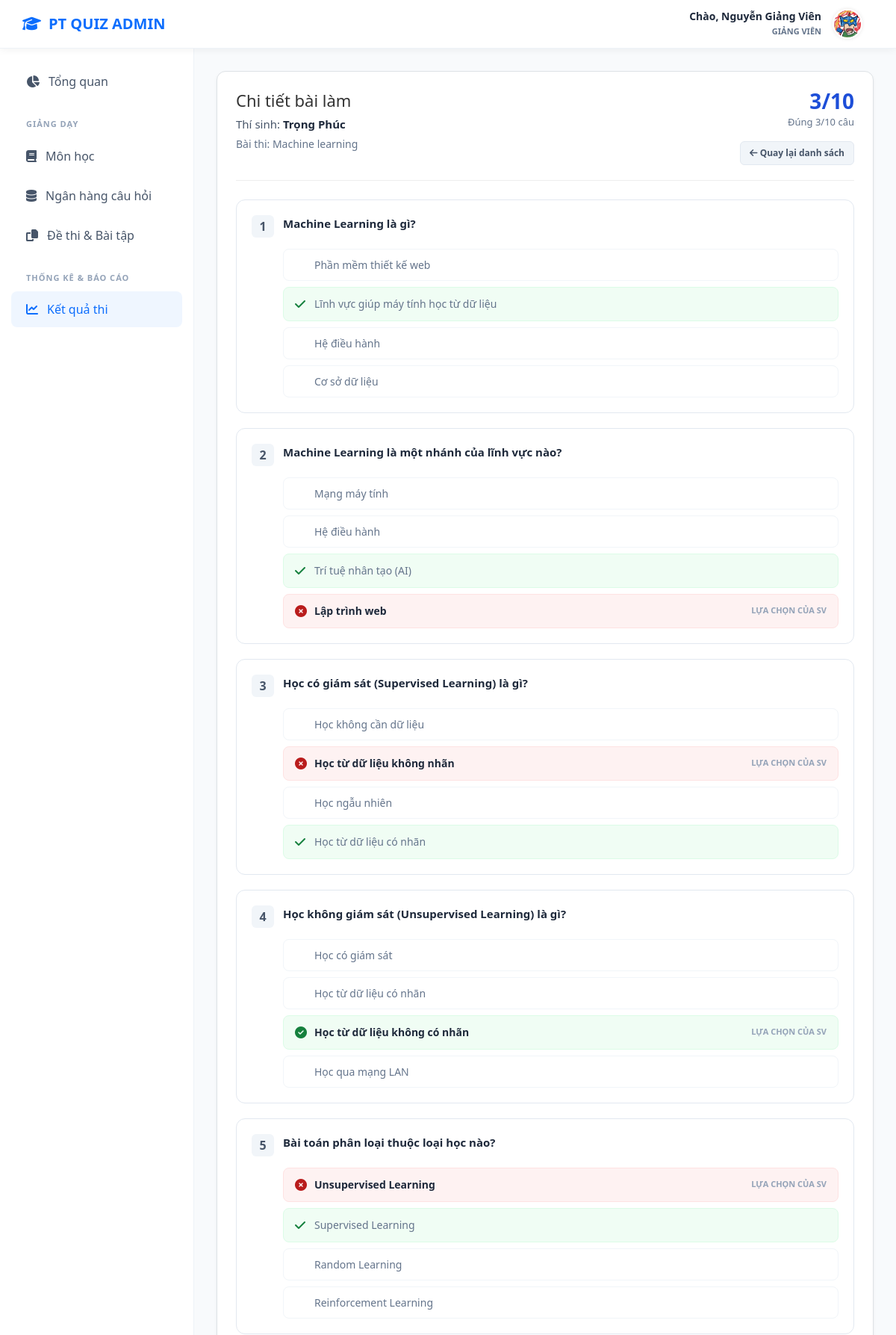
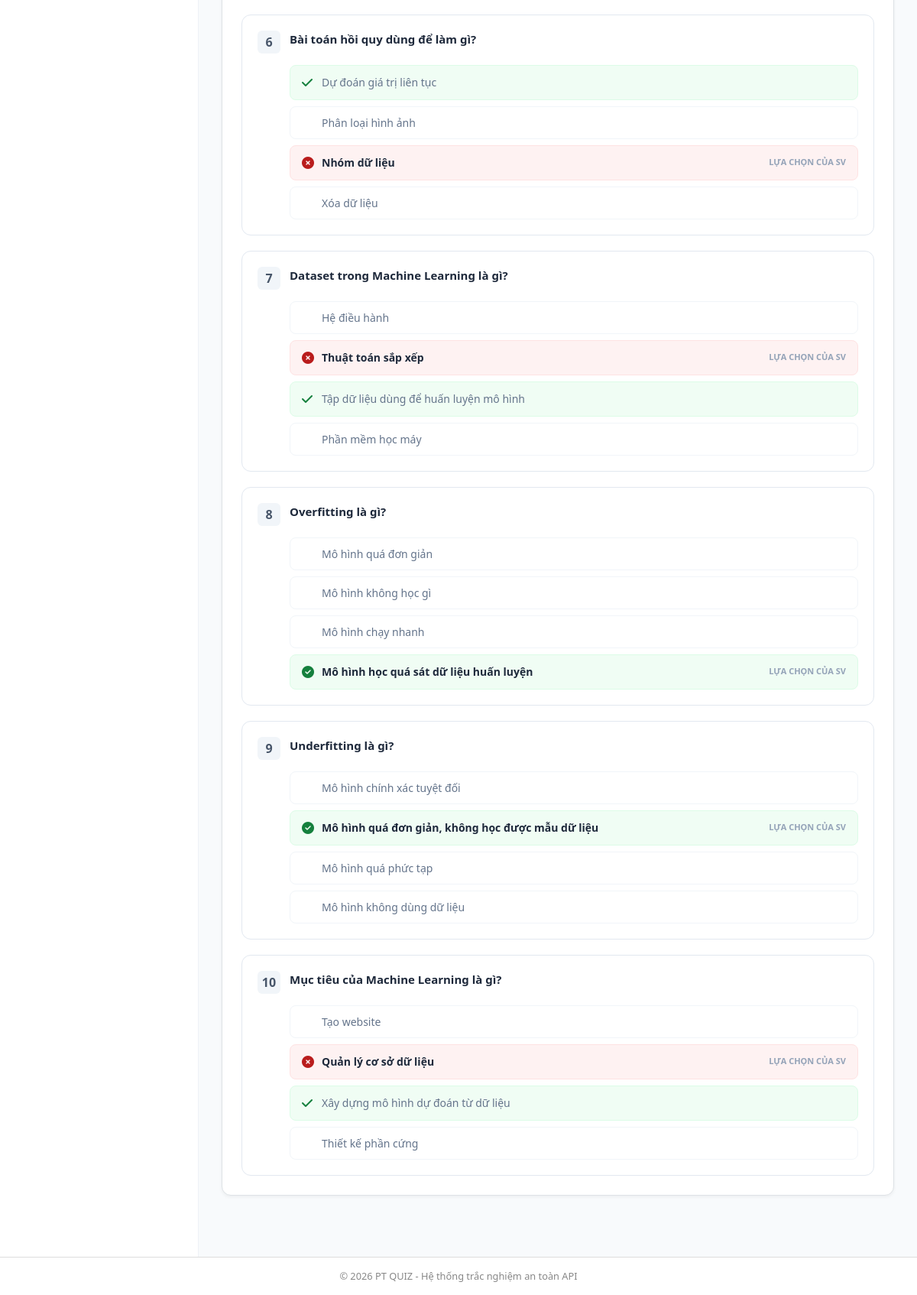
Screenshot of /index.php?act=ketqua-thi&id_lanthi=314 (signed in) with the database file from the repository (2 pictures, top to bottom).
### tables this page shows
CREATE TABLE `lanthi` (
  `id_lanthi` int(11) NOT NULL,
  `id_nguoidung` int(11) DEFAULT NULL,
  `id_baithi` int(11) DEFAULT NULL,
  `thoigianbatdau` datetime DEFAULT NULL,
  `thoigiannop` datetime DEFAULT NULL,
  `diem` float DEFAULT NULL,
  `thoigianconlai` int(11) DEFAULT NULL,
  `cautraloi_tam` text DEFAULT NULL,
  `trangthai` varchar(50) DEFAULT NULL,
  `socaudung` int(11) DEFAULT NULL,
  `tongdiem_toida` float DEFAULT NULL,
  `last_active` datetime DEFAULT NULL,
  `session_token` varchar(255) DEFAULT NULL
);

CREATE TABLE `nguoidung` (
  `id_nguoidung` int(11) NOT NULL,
  `email` varchar(100) DEFAULT NULL,
  `matkhau` varchar(255) DEFAULT NULL,
  `reset_token` varchar(64) DEFAULT NULL,
  `reset_token_expire` datetime DEFAULT NULL,
  `ten` varchar(100) DEFAULT NULL,
  `vaitro` varchar(50) DEFAULT NULL,
  `trangthai` varchar(50) DEFAULT NULL,
  `ngaytao` datetime DEFAULT NULL,
  `avatar` varchar(255) DEFAULT 'default.png'
);

CREATE TABLE `baithi` (
  `id_baithi` int(11) NOT NULL,
  `id_monhoc` int(11) DEFAULT NULL,
  `ten_baithi` varchar(255) DEFAULT NULL,
  `mieuta` text DEFAULT NULL,
  `tongcauhoi` int(11) DEFAULT NULL,
  `thoigianlam` int(11) DEFAULT NULL,
  `thoigianbatdau` datetime DEFAULT NULL,
  `thoigianketthuc` datetime DEFAULT NULL,
  `trangthai` varchar(50) DEFAULT NULL,
  `xao_tron` tinyint(1) NOT NULL DEFAULT 0,
  `hien_dapan` tinyint(1) DEFAULT 0,
  `ngaytao` datetime DEFAULT NULL
);

CREATE TABLE `dapan` (
  `id_dapan` int(11) NOT NULL,
  `id_cauhoi` int(11) DEFAULT NULL,
  `noidungdapan` text DEFAULT NULL,
  `dapandung` tinyint(1) DEFAULT NULL
);

CREATE TABLE `cauhoi` (
  `id_cauhoi` int(11) NOT NULL,
  `id_baithi` int(11) DEFAULT NULL,
  `noidungcauhoi` text DEFAULT NULL,
  `dokho` varchar(50) DEFAULT NULL,
  `ngaytao` datetime DEFAULT NULL,
  `id_nhch` int(11) DEFAULT NULL,
  `loai_cauhoi` tinyint(4) NOT NULL DEFAULT 1,
  `trangthai` enum('active','inactive') DEFAULT 'active'
);

### model/giangvien/ketqua.model.php (called while the page is built, shortened)
<?php
function get_submission_detail($id_lanthi) {
    $conn = Database::connect();
    $sql_info = "SELECT l.*, n.ten, b.ten_baithi, b.tongcauhoi
                 FROM lanthi l
                 JOIN nguoidung n ON l.id_nguoidung = n.id_nguoidung
                 JOIN baithi b ON l.id_baithi = b.id_baithi
                 WHERE l.id_lanthi = ?";
    $stmt = $conn->prepare($sql_info);
    $stmt->bind_param("i", $id_lanthi);
    $stmt->execute();
    $info = $stmt->get_result()->fetch_assoc();
    $sql_answers = "SELECT
                        ch.id_cauhoi,
                        ch.noidungcauhoi,
                        ch.loai_cauhoi,
                        ts.cautraloichon,
                        ts.noidungtraloi as noidung_thisinh,
                        d.id_dapan,
                        d.noidungdapan,
                        d.dapandung
                    FROM cauhoi ch
                    LEFT JOIN traloithisinh ts ON ch.id_cauhoi = ts.id_cauhoi AND ts.id_lanthi = ?
                    JOIN dapan d ON ch.id_cauhoi = d.id_cauhoi
                    WHERE ch.id_baithi = ?
                    ORDER BY ch.id_cauhoi, d.id_dapan";
    $stmt = $conn->prepare($sql_answers);
    $stmt->bind_param("ii", $id_lanthi, $info['id_baithi']);
    $stmt->execute();
    $answers_raw = $stmt->get_result()->fetch_all(MYSQLI_ASSOC);
    $questions = [];
    foreach ($answers_raw as $row) {
        $qid = $row['id_cauhoi'];
        if (!isset($questions[$qid])) {
            $questions[$qid] = [
                'id_cauhoi' => $qid,
                'noidungcauhoi' => $row['noidungcauhoi'],
                'loai_cauhoi' => $row['loai_cauhoi'],
                'cautraloichon' => $row['cautraloichon'],
                'noidung_thisinh' => $row['noidung_thisinh'],
                'options' => []
            ];
        }
        $questions[$qid]['options'][] = [
            'id_dapan' => $row['id_dapan'],
            'noidungdapan' => $row['noidungdapan'],
            'dapandung' => $row['dapandung']
        ];
    }
    return [
        'info' => $info,
        'questions' => array_values($questions)
    ];
}

### controller/giangvien/ketqua.controller.php (called while the page is built, shortened)
<?php
require_once __DIR__ . "/../../model/giangvien/ketqua.model.php";
function ketqua_index() {
    $id_giangvien = $_SESSION['user']['id_nguoidung'] ?? 0;
    if (isset($_GET['id_lanthi'])) {
        $id_lanthi = (int)$_GET['id_lanthi'];
        $detail = get_submission_detail($id_lanthi);
        return [
            'title' => "Chi tiết bài làm: " . ($detail['info']['ten'] ?? '---'),
            'view' => "views/giangvien/ketqua/detail.php",
            'data' => $detail
        ];
    }
    $list_baithi = get_exam_results_summary($id_giangvien);
    return [
        'title' => "Kết quả thi",
        'view' => "views/giangvien/ketqua/list.php",
        'data' => $list_baithi
    ];
}

### views/giangvien/ketqua/detail.php (the view)
<?php
$info = $data['info'];
$questions = $data['questions'];
?>
<div class="card" style="background: white; padding: 25px; border-radius: 12px; border: 1px solid #dee2e6; box-shadow: 0 2px 4px rgba(0,0,0,0.05);">
    <div style="display: flex; justify-content: space-between; align-items: start; margin-bottom: 25px; padding-bottom: 20px; border-bottom: 1px solid #eee;">
        <div>
            <h2 style="margin: 0; color: #333; font-size: 22px;">Chi tiết bài làm</h2>
            <div style="margin-top: 8px; color: #475569; font-size: 15px;">
                Thí sinh: <strong style="color: #1e293b;"><?= htmlspecialchars($info['ten']) ?></strong>
            </div>
            <div style="margin-top: 4px; color: #64748b; font-size: 14px;">
                Bài thi: <?= htmlspecialchars($info['ten_baithi']) ?>
            </div>
        </div>
        <div style="text-align: right;">
            <div style="font-size: 28px; font-weight: 800; color: #1d4ed8; line-height: 1;"><?= $info['diem'] ?>/10</div>
            <div style="font-size: 13px; color: #64748b; margin-top: 5px;">Đúng <?= $info['socaudung'] ?>/<?= $info['tongcauhoi'] ?> câu</div>
            <a href="index.php?act=ketqua-thi&id_baithi=<?= $info['id_baithi'] ?>"
               style="display: inline-block; margin-top: 15px; background:#f1f5f9; color:#475569; padding:6px 12px; border-radius:6px; text-decoration:none; font-size:12px; font-weight:600; border:1px solid #e2e8f0;">
               <i class="fas fa-arrow-left"></i> Quay lại danh sách
            </a>
        </div>
    </div>
    <div style="display: flex; flex-direction: column; gap: 20px;">
        <?php foreach ($questions as $index => $q): ?>
            <div style="border: 1px solid #e2e8f0; border-radius: 12px; padding: 20px; background: #fff;">
                <div style="display: flex; gap: 12px; margin-bottom: 15px;">
                    <div style="background: #f1f5f9; color: #475569; width: 30px; height: 30px; border-radius: 6px; display: flex; align-items: center; justify-content: center; font-weight: 700; flex-shrink: 0;">
                        <?= $index + 1 ?>
                    </div>
                    <div style="font-weight: 600; color: #1e293b; line-height: 1.5; font-size: 15px;">
                        <?= htmlspecialchars($q['noidungcauhoi']) ?>
                    </div>
                </div>
                <div style="display: flex; flex-direction: column; gap: 8px; padding-left: 42px;">
                    <?php if ((int)$q['loai_cauhoi'] == 2):  ?>
                        <div style="font-size: 14px; margin-bottom: 5px;">
                            <span style="color:#64748b;">Sinh viên điền:</span>
                            <strong style="color: #1e293b;"><?= htmlspecialchars($q['noidung_thisinh'] ?: '(Bỏ trống)') ?></strong>
                        </div>
                        <div style="font-size: 14px; background: #f0fdf4; border: 1px solid #dcfce7; color: #15803d; padding: 10px; border-radius: 8px;">
                            <span style="font-weight: 600;">Đáp án đúng:</span> <?= htmlspecialchars($q['options'][0]['noidungdapan']) ?>
                        </div>
                    <?php else:  ?>
                        <?php foreach ($q['options'] as $opt):
                            $isChosen = ($q['cautraloichon'] == $opt['id_dapan']);
                            $isCorrect = ($opt['dapandung'] == 1);
                            $bg = 'transparent';
                            $border = '#f1f5f9';
                            $icon = null;
                            if ($isChosen && $isCorrect) {
                                $bg = '#f0fdf4'; $border = '#dcfce7'; $icon = '<i class="fas fa-check-circle" style="color: #15803d;"></i>';
                            } elseif ($isChosen && !$isCorrect) {
                                $bg = '#fef2f2'; $border = '#fee2e2'; $icon = '<i class="fas fa-times-circle" style="color: #b91c1c;"></i>';
                            } elseif ($isCorrect) {
                                $bg = '#f0fdf4'; $border = '#dcfce7'; $icon = '<i class="fas fa-check" style="color: #15803d;"></i>';
                            }
                        ?>
                            <div style="display: flex; align-items: center; gap: 10px; padding: 10px 15px; border-radius: 8px; border: 1px solid <?= $border ?>; background: <?= $bg ?>; position: relative;">
                                <div style="flex-shrink: 0; width: 16px;"><?= $icon ?></div>
                                <div style="font-size: 14px; color: <?= $isChosen ? '#1e293b' : '#64748b' ?>; font-weight: <?= $isChosen ? '600' : '400' ?>;">
                                    <?= htmlspecialchars($opt['noidungdapan']) ?>
                                </div>
                                <?php if ($isChosen): ?>
                                    <span style="margin-left: auto; font-size: 11px; text-transform: uppercase; font-weight: 700; color: #94a3b8;">Lựa chọn của SV</span>
                                <?php endif; ?>
                            </div>
                        <?php endforeach; ?>
                    <?php endif; ?>
                </div>
            </div>
        <?php endforeach; ?>
    </div>
</div>

### views/layouts/header.php (style rules this page uses)
:root { --primary-blue: #0d6efd; --dark-text: #212529; --light-bg: #f8fafc; --sidebar-bg: #ffffff; }
body { margin: 0; font-family: 'Segoe UI', sans-serif; background: var(--light-bg); }

### rows the page displays
lanthi: id_nguoidung.ten "Trọng Phúc", id_baithi.ten_baithi "Machine learning", diem "3", socaudung "3", id_baithi.tongcauhoi "10"
dapan: noidungdapan "Phần mềm thiết kế web"
dapan: dapandung 1 (drawn), noidungdapan "Lĩnh vực giúp máy tính học từ dữ liệu"
dapan: noidungdapan "Hệ điều hành"
dapan: noidungdapan "Cơ sở dữ liệu"
cauhoi: dapan.noidungdapan "Mạng máy tính", dapan.noidungdapan "Hệ điều hành", dapan.noidungdapan "Trí tuệ nhân tạo (AI)", dapan.noidungdapan "Lập trình web", shows "LỰA CHỌN CỦA SV"
cauhoi: dapan.noidungdapan "Học không cần dữ liệu", dapan.noidungdapan "Học từ dữ liệu không nhãn", shows "LỰA CHỌN CỦA SV", dapan.noidungdapan "Học ngẫu nhiên", dapan.noidungdapan "Học từ dữ liệu có nhãn"
cauhoi: dapan.noidungdapan "Học có giám sát", dapan.noidungdapan "Học từ dữ liệu có nhãn", dapan.noidungdapan "Học từ dữ liệu không có nhãn", shows "LỰA CHỌN CỦA SV", dapan.noidungdapan "Học qua mạng LAN"
cauhoi: dapan.noidungdapan "Unsupervised Learning", shows "LỰA CHỌN CỦA SV", dapan.noidungdapan "Supervised Learning", dapan.noidungdapan "Random Learning", dapan.noidungdapan "Reinforcement Learning"
cauhoi: dapan.noidungdapan "Dự đoán giá trị liên tục", dapan.noidungdapan "Phân loại hình ảnh", dapan.noidungdapan "Nhóm dữ liệu", shows "LỰA CHỌN CỦA SV", dapan.noidungdapan "Xóa dữ liệu"
cauhoi: dapan.noidungdapan "Hệ điều hành", dapan.noidungdapan "Thuật toán sắp xếp", shows "LỰA CHỌN CỦA SV", dapan.noidungdapan "Tập dữ liệu dùng để huấn luyện mô hình", dapan.noidungdapan "Phần mềm học máy"
cauhoi: dapan.noidungdapan "Mô hình quá đơn giản", dapan.noidungdapan "Mô hình không học gì", dapan.noidungdapan "Mô hình chạy nhanh", dapan.noidungdapan "Mô hình học quá sát dữ liệu huấn luyện", shows "LỰA CHỌN CỦA SV"
cauhoi: dapan.noidungdapan "Mô hình chính xác tuyệt đối", dapan.noidungdapan "Mô hình quá đơn giản, không học được mẫu dữ liệu", shows "LỰA CHỌN CỦA SV", dapan.noidungdapan "Mô hình quá phức tạp", dapan.noidungdapan "Mô hình không dùng dữ liệu"
cauhoi: dapan.noidungdapan "Tạo website", dapan.noidungdapan "Quản lý cơ sở dữ liệu", shows "LỰA CHỌN CỦA SV", dapan.noidungdapan "Xây dựng mô hình dự đoán từ dữ liệu", dapan.noidungdapan "Thiết kế phần cứng"

### other values shown
$_SESSION['user']['ten'] "Nguyễn Giảng Viên"
$q['noidungcauhoi'] "Machine Learning là gì?"
$q['noidungcauhoi'] "Machine Learning là một nhánh của lĩnh vực nào?"
$q['noidungcauhoi'] "Học có giám sát (Supervised Learning) là gì?"
$q['noidungcauhoi'] "Học không giám sát (Unsupervised Learning) là gì?"
$q['noidungcauhoi'] "Bài toán phân loại thuộc loại học nào?"
$q['noidungcauhoi'] "Bài toán hồi quy dùng để làm gì?"
$q['noidungcauhoi'] "Dataset trong Machine Learning là gì?"
$q['noidungcauhoi'] "Overfitting là gì?"
$q['noidungcauhoi'] "Underfitting là gì?"
$q['noidungcauhoi'] "Mục tiêu của Machine Learning là gì?"
